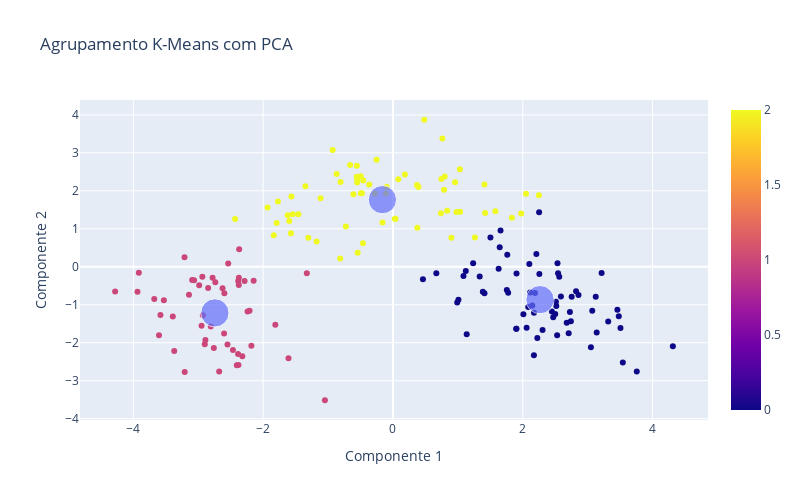

Notebook source saved alongside this figure:
### Code cell
graf1 = px.scatter(x = data2_pca[:,0], y = data2_pca[:,1], color=classificacao2)
graf2 = px.scatter(x = centroides2[:,0], y = centroides2[:,1], size = [15, 15, 15])
graf3 = go.Figure(data = graf1.data + graf2.data)
graf3.update_layout(width=800,height=500,title_text='Agrupamento K-Means com PCA')
graf3.update_xaxes(title = 'Componente 1')
graf3.update_yaxes(title = 'Componente 2')
graf3.show()

### Figure 1 — Plotly figure (JSON) as saved in the notebook; plotly's stock layout.template omitted (floating-point values rounded to 4 significant figures; data arrays with more than 128 entries replaced by an {"elided": "..."} marker saying what was removed)
{"data": [{"hovertemplate": "x=%{x}<br>y=%{y}<br>color=%{marker.color}<extra></extra>", "legendgroup": "", "marker": {"color": {"elided": "178 int values"}, "coloraxis": "coloraxis", "symbol": "circle"}, "mode": "markers", "name": "", "orientation": "v", "showlegend": false, "type": "scatter", "x": {"elided": "178 float values"}, "xaxis": "x", "y": {"elided": "178 float values"}, "yaxis": "y"}, {"hovertemplate": "x=%{x}<br>y=%{y}<br>size=%{marker.size}<extra></extra>", "legendgroup": "", "marker": {"color": "#636efa", "size": [15, 15, 15], "sizemode": "area", "sizeref": 0.0375, "symbol": "circle"}, "mode": "markers", "name": "", "orientation": "v", "showlegend": false, "type": "scatter", "x": [2.266, -2.744, -0.1628], "xaxis": "x", "y": [-0.8656, -1.214, 1.768], "yaxis": "y"}], "layout": {"height": 500, "title": {"text": "Agrupamento K-Means com PCA"}, "width": 800, "xaxis": {"title": {"text": "Componente 1"}}, "yaxis": {"title": {"text": "Componente 2"}}}}
